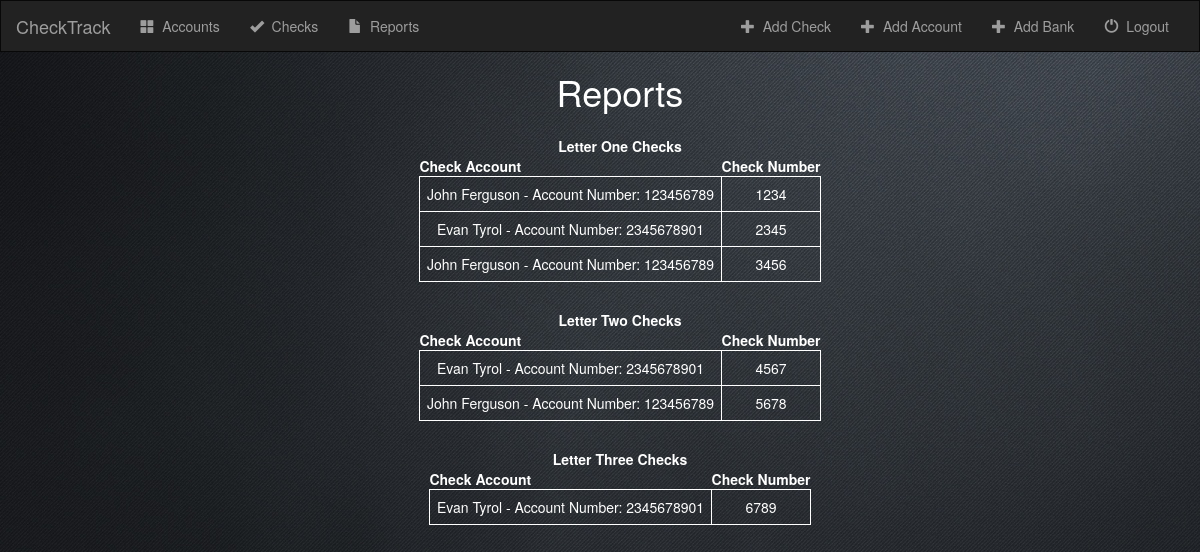
The page /check/reports/ (signed in) on the database as committed earlier.
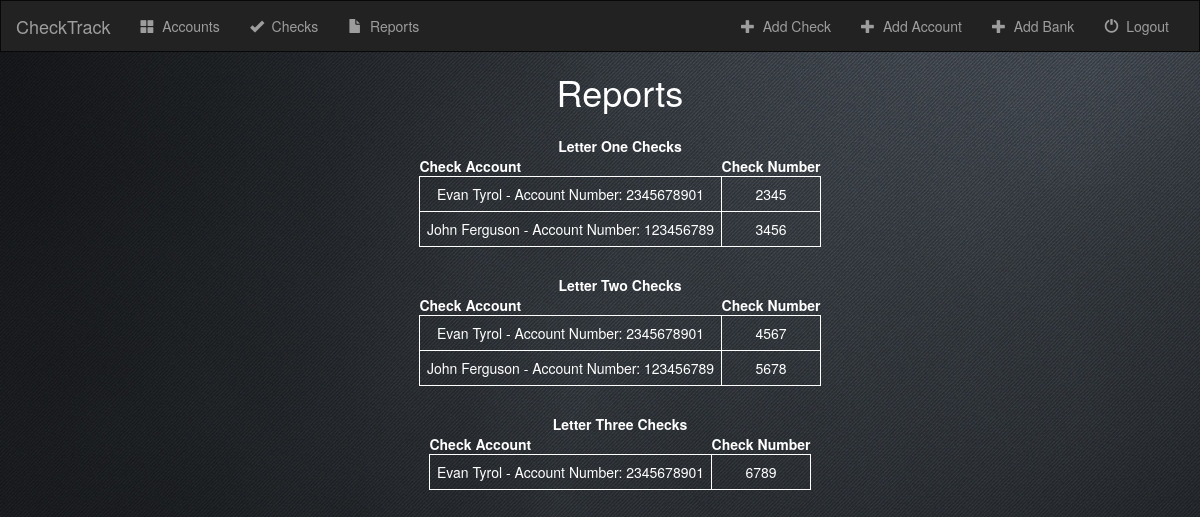
The same page on the database as committed later.
### check/models.py (models this page shows, shortened)
class Check(models.Model):
    account = models.ForeignKey('Account', on_delete=models.CASCADE)
    check_amount = models.IntegerField(max_length=10)
    check_number = models.IntegerField(max_length=4)
    cashier_name = models.CharField(max_length=20)
    check_status = models.BooleanField(default=False)
    entry_date = models.DateTimeField(auto_now_add=True, blank=True)
    letter_date_1 = models.DateField(null=True, blank=True)
    letter_date_2 = models.DateField(null=True, blank=True)
    letter_date_3 = models.DateField(null=True, blank=True)
    def two_weeks(self):
        if self.letter_date_1 is None and self.check_status is False:
            return True
    def four_weeks(self):
        if self.letter_date_1 is not None and self.letter_date_2 is None and self.check_status is False and self.entry_date < (timezone.now() - timedelta(days=14)):
            return True
    def six_weeks(self):
        if self.letter_date_1 is not None and self.letter_date_2 is not None and self.letter_date_3 is None and self.check_status is False and self.entry_date < (timezone.now() - timedelta(days=28)):
            return True

class Account(models.Model):
    acount_store = models.ForeignKey('Store', on_delete=models.CASCADE)
    bank = models.ForeignKey('Bank', on_delete=models.CASCADE)
    account_number = models.IntegerField(max_length=10)
    account_name = models.CharField(max_length=20)
    account_street = models.CharField(max_length=50)
    account_state = models.CharField(max_length=20)
    account_city = models.CharField(max_length=20)
    account_zip = models.CharField(max_length=10)
    checks_bounced = models.IntegerField(max_length=1)
    def __str__(self):
        return self.account_name + ' - Account Number: ' + str(self.account_number)

### check/views.py (the view)
# urls.py: url(r'reports/$', views.ReportIndexView.as_view(), name='reportindex'),
class ReportIndexView(LoginRequiredMixin, generic.ListView):
    login_url = '/login/'
    redirect_field_name = 'redirect_to'
    template_name = 'check/report.html'
    context_object_name = 'all_checks'
    def get_queryset(self):
        return Check.objects.all()

### check/templates/check/report.html (shortened to what this page needs)
{% extends 'check/base.html' %}
{% block body %}
<div class="wrapper"
<font color="#ffffff">
        <ul>
            <h1>Reports</h1>
                    <table class="Form-table">
                        <tr>
                            <th colspan="2" style="text-align: center;">Letter One Checks</th>
                        </tr>
                        <tr>
                            <th>Check Account</th>
                            <th>Check Number</th>
                        </tr>
                        {% for check in all_checks %}
                        {% if check.two_weeks %}
                            <tr>
                                <td><a href="{% url 'check:letterone' check.id %}"><font color="#ffffff">{{ check.account }}</a></td>
                                <td>{{ check.check_number }}</td>
                            </tr>
                        {% endif %}
                        {% endfor %}
                    </table>
                    <table class="Form-table">
                        <tr>
                            <th colspan="2" style="text-align: center;">Letter Two Checks</th>
                        </tr>
                        <tr>
                            <th>Check Account</th>
                            <th>Check Number</th>
                        </tr>
                        {% for check in all_checks %}
                        {% if check.four_weeks %}
                            <tr>
                                <td><a href="{% url 'check:lettertwo' check.id %}"><font color="#ffffff">{{ check.account }}</a></td>
                                <td>{{ check.check_number }}</td>
                            </tr>
                        {% endif %}
                        {% endfor %}
                    </table>
                    <table class="Form-table">
                        <tr>
                            <th colspan="2" style="text-align: center;">Letter Three Checks</th>
                        </tr>
                        <tr>
                            <th>Check Account</th>
                            <th>Check Number</th>
                        </tr>
                        {% for check in all_checks %}
                        {% if check.six_weeks %}
                            <tr>
                                <td><a href="{% url 'check:letterthree' check.id %}"><font color="#ffffff">{{ check.account }}</a></td>
                                <td>{{ check.check_number }}</td>
                            </tr>
                        {% endif %}
                        {% endfor %}
                    </table>
</div>
{% endblock %}

Rows that differ between the two databases and show on the page:
removed Check: account "John Ferguson - Account Number: 123456789", check_number "1234", shown under "Reports"
